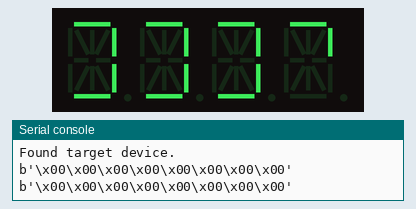
A program run on a simulated Raspberry Pi Pico running MicroPython. On the bench: 4-digit fourteen-segment display, the last lines printed to the serial console.

Above: at 0.32 s.
At 1.6 s:
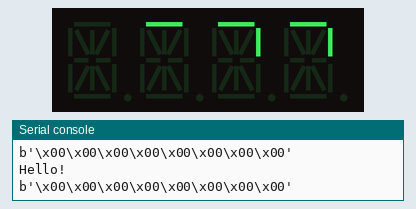

The program:

main.py
```python
import time
import Display_Output

# from GPS_Module import ultimate_gps_module

# i2c setup
I2C_CHANNEL = 0
HT16K33_ADDR = 0x70

# gps setup
SERIAL_CHANNEL = "/dev/ttyS0"
BAUDRATE = 9600

if __name__ == "__main__":
    # Initialize display
    output = Display_Output.HT16K33_quad_alpha(I2C_CHANNEL, HT16K33_ADDR)

    # # Initialize GPS module
    # gps_connected = False
    # while gps_connected == False:
    #     gps = ultimate_gps_module(SERIAL_CHANNEL, BAUDRATE)
    #     if gps.check_is_ready():
    #         gps_connected = True
    #     else:
    #         output.loading_sequence()

    while(1):
        output.loading_sequence()
        time.sleep(1)
        print("Hello!")
        # # speed = round(gps.get_current_speed(print_to_console=0))
        # speed = gps.get_current_speed(print_to_console=0)
        # speed = str(speed)
        # speed = ((4 - len(speed)) * " ") + speed
        # output.print_string(message=speed)
        # print(speed)
        # time.sleep(0.01)

        # text = "BEAN"
        # output.print_string(message=text)
```

Display_Output.py
```python
import machine
import time

HT16K33_ON      = 0x21  #  0 = off   1 = on
HT16K33_STANDBY = 0x20  #  bit xxxxxxx0

#  bit pattern 1000 0xxy
#  y    =  display on / off
#  xx   =  00=off     01=2Hz     10 = 1Hz     11 = 0.5Hz
HT16K33_DISPLAYON       = 0x81
HT16K33_DISPLAYOFF      = 0x80
HT16K33_BLINKON0_5HZ    = 0x87
HT16K33_BLINKON1HZ      = 0x85
HT16K33_BLINKON2HZ      = 0x83
HT16K33_STEADYON        = 0x81

#  bit pattern 1110 xxxx
#  xxxx    =  0000 .. 1111 (0 - F)
HT16K33_BRIGHTNESS      = 0xEF

display_characters = {
    # Numbers
    "0" : "0x0C3F",
    "1" : "0x0406",
    "2" : "0x00DB",
    "3" : "0x008F",
    "4" : "0x00E6",
    "5" : "0x00ED",
    "6" : "0x00FD",
    "7" : "0x1401",
    "8" : "0x00FF",
    "9" : "0x00E7",

    # Letters
    "A" : "0x00F7",
    "B" : "0x128F",
    "C" : "0x0039",
    "D" : "0x120F",
    "E" : "0x00F9",
    "F" : "0x00F1",
    "G" : "0x00BD",
    "H" : "0x00F6",
    "I" : "0x1209",
    "J" : "0x001E",
    "K" : "0x2470",
    "L" : "0x0038",
    "M" : "0x0536",
    "N" : "0x2136",
    "O" : "0x003F",
    "P" : "0x00F3",
    "Q" : "0x203F",
    "R" : "0x20F3",
    "S" : "0x018D",
    "T" : "0x1201",
    "U" : "0x003E",
    "V" : "0x0C30",
    "W" : "0x2836",
    "X" : "0x2D00",
    "Y" : "0x1500",
    "Z" : "0x0C09",

    # Special characters
    " "  : "0x0000",
    "_"  : "0x0008",
    "*"  : "0x3f00",
    "?"  : "0x1083",
    "-"  : "0x00C0",
    "+"  : "0x12C0",
    "="  : "0x00C8",
    "$"  : "0x12ED",
    "<"  : "0x2400",
    ">"  : "0x0900",
    "/"  : "0x0C00",
    "\\" : "0x2100",
    "["  : "0x0039",
    "]"  : "0x000F",
}

class HT16K33_quad_alpha:
    def __init__(self, i2c_peripheral, dev_address):
        print("Initialising i2c bus...")
        self.__addr = dev_address
        self.__bus = machine.I2C(i2c_peripheral, scl=machine.Pin(5), sda=machine.Pin(4), freq=400000)

        # Make sure the target device is available
        devices = self.__bus.scan()
        if dev_address not in devices:
            print("Could not find target device.")
            return
        else:
            print("Found target device.")

        buf = []
        self.__bus.writeto_mem(self.__addr, HT16K33_ON, bytes(buf))
        self.__bus.writeto_mem(self.__addr, HT16K33_DISPLAYON, bytes(buf))
        self.__bus.writeto_mem(self.__addr, HT16K33_BRIGHTNESS, bytes(buf))
        self.__bus.writeto_mem(self.__addr, HT16K33_STEADYON, bytes(buf))

        self.clear_display()

    # If the message is longer than 4 characters, the display will scroll at 0.5Hz
    def print_string(self, message):
        self.clear_display()

        # Dictionary only contains upper case letters
        upper_message = message.upper()

        # Display the string
        if len(upper_message) > 4:
            # Message is longer than the display, must be scrolled
            # Start with all characters blanked
            scrolling_buffer = [0, 0, 0, 0, 0, 0, 0, 0]
            for char in upper_message:
                # Append the next character to the list
                scrolling_buffer.append( int(display_characters.get(char, "0x2D00"), 16) & 0x00FF)
                scrolling_buffer.append((int(display_characters.get(char, "0x2D00"), 16) & 0xFF00) >> 8)
                # Delete the oldest character from the list
                scrolling_buffer.pop(0)
                scrolling_buffer.pop(0)

                # Show the scrolling buffer, updating at 0.5 Hz
                self.__bus.writeto(self.__addr, bytes(scrolling_buffer))
                time.sleep(0.5)

            # All of the message has been displayed, but we need to carry on with some blank characters
            # to move the message off the display
            for blank in range(3):
                # Append a blank character
                scrolling_buffer.append(0x00)
                scrolling_buffer.append(0x00)
                # Delete the oldest character from the list
                scrolling_buffer.pop(0)
                scrolling_buffer.pop(0)

                self.__bus.writeto(self.__addr, bytes(scrolling_buffer))
                time.sleep(0.5)
            self.clear_display()
        else:
            # Lookup each character from the dictionary and append the hex to the output list
            output = []
            for char in upper_message:
                output.append( int(display_characters.get(char, "0x2D00"), 16) & 0x00FF)
                output.append((int(display_characters.get(char, "0x2D00"), 16) & 0xFF00) >> 8)

            self.__bus.writeto(self.__addr, bytes(output))

    def loading_sequence(self):
        self.clear_display()
        buffer = [0, 0, 0, 0, 0, 0, 0, 0]
        for index in range(0, 6):
            for digit in range(0, 8, 2):
                buffer[digit] = buffer[digit] << 1 | 0x01
                self.__bus.writeto(self.__addr, bytes(buffer))
                time.sleep(0.01)
        for index in range(0, 6):
            for digit in range(0, 8, 2):
                buffer[digit] = buffer[digit] << 1 & 0x3E
                self.__bus.writeto(self.__addr, bytes(buffer))
                time.sleep(0.01)

    def clear_display(self):
        all_clear = [0, 0, 0, 0, 0, 0, 0, 0]
        print(bytes(all_clear))
        self.__bus.writeto(self.__addr, bytes(all_clear))

    def deinit(self):
        self.clear_display()
```

Measured:
- by itself, everything shown: repeats every 1.5 s, in 4 steps
